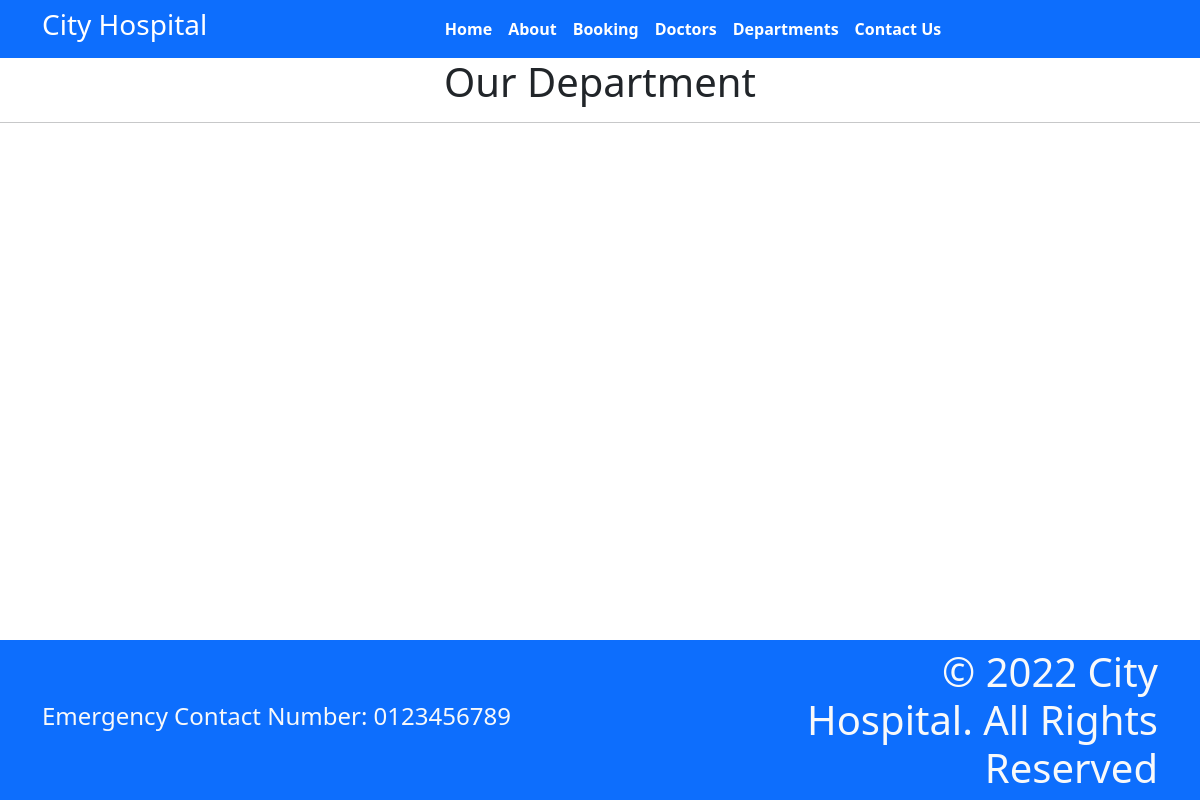
Before: /department with the older database file.
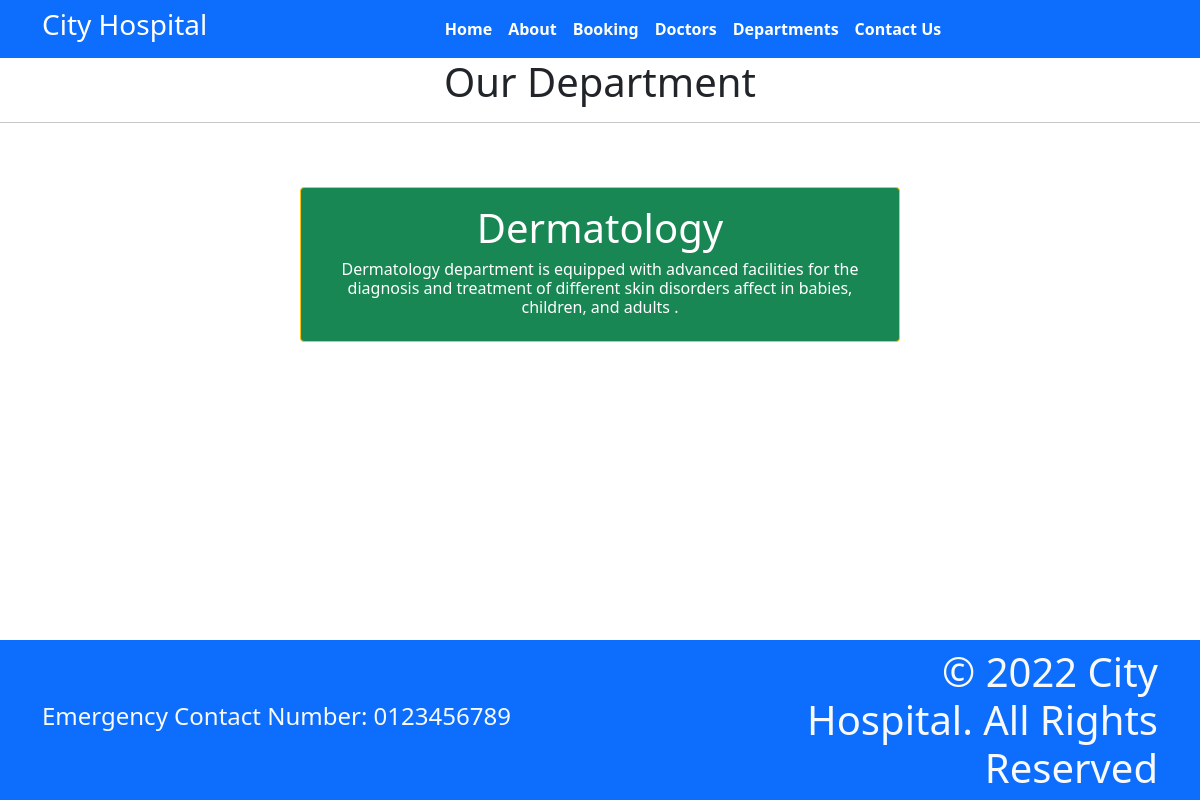
After: the same page with the newer database file.
### home/models.py (models this page shows, shortened)
class Departments(models.Model):
    dep_name = models.CharField(max_length=100)
    dep_description = models.TextField()

### home/views.py (the view)
# urls.py: path("department",views.department, name = 'department'),
def department(request):
    dict_dept = {
        'dept' : Departments.objects.all()
    }
    return render(request, 'department.html', dict_dept)

### templates/department.html (shortened to what this page needs)
{% extends "base.html" %}
{%block content%}
<h1 class="text-center"> Our Department <h1>
<hr>
<br>
{% for d in dept%}
<div class="mx-auto w-50 bg-success text-center text-white p-3 m-6 border border-warning rounded">
  <h1>{{d.dep_name}}</h1>
  <h6>{{d.dep_description}}</h6>
</div>
<br>
{%endfor%}
<br>
<br>
{%endblock%}

Changed rows visible on the page:
added Departments: dep_name "Dermatology", dep_description "Dermatology department is equipped with advanced facilities for the diagnosis and treatment of different skin disorders affect in babies, children, and adults ."
